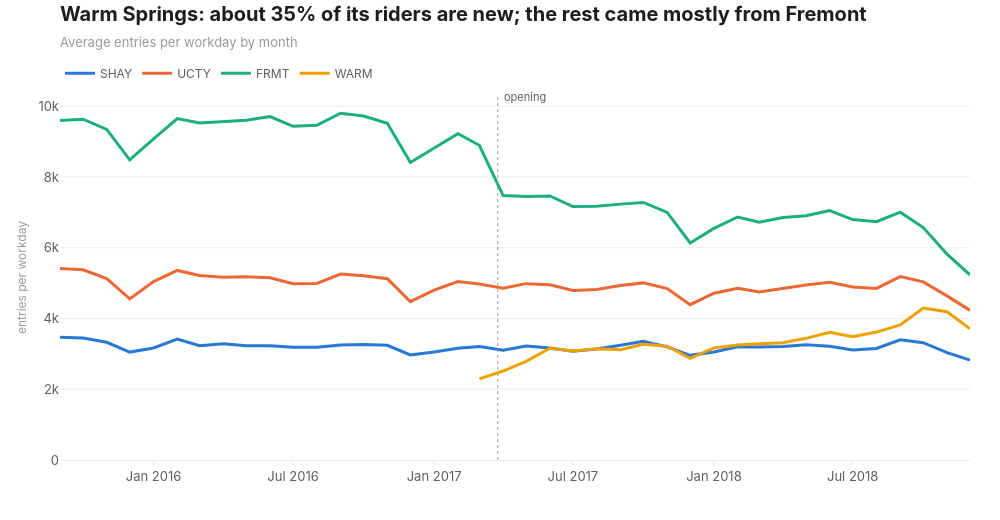

Source (notebook cell):
### Code cell
warm_monthly = monthly_entries(warm_group, "2015-09-01", "2018-12-31")
timeline_chart(
    warm_monthly,
    warm_group,
    "2017-03-25",
    f"Warm Springs: about {warm['net_new_pct_of_new_station']:.0f}% of its riders are new; the rest came mostly from Fremont",
    "Average entries per workday by month",
    "07_warm_springs_timeline",
)
